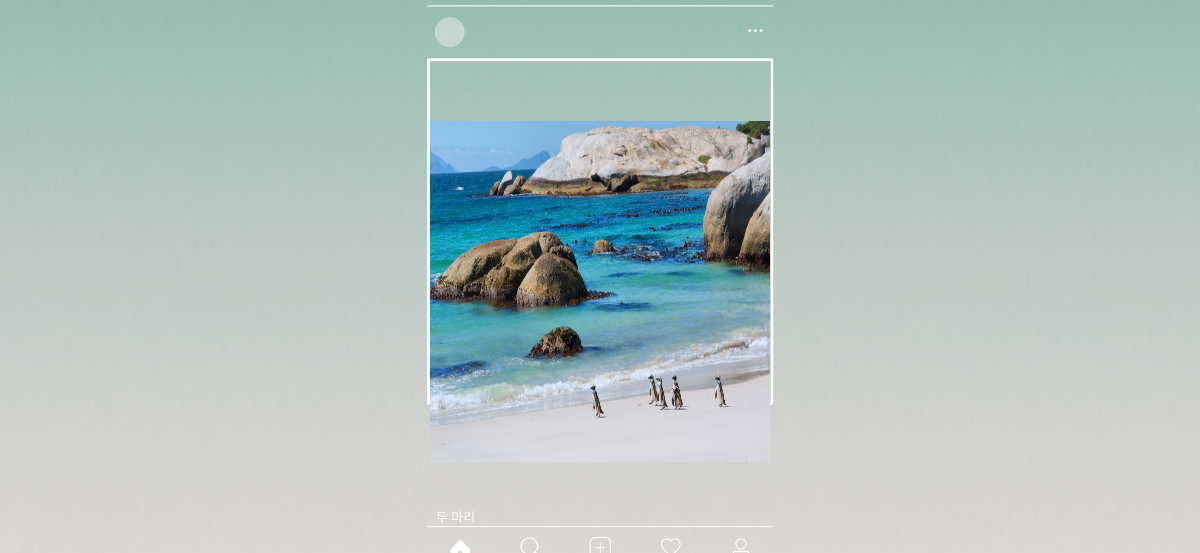
The app's page /blog/13 with its own data.
### loginapp/models.py (models this page shows, shortened)
class Blog(models.Model):
    title = models.CharField(max_length = 200)
    image = models.ImageField(upload_to = 'images/')
    pub_date = models.DateField('date published')
    body = models.TextField()

### loginapp/views.py (the view)
# urls.py: path('<int:blog_id>', views.detail, name="detail"),
def detail(request, blog_id):
    details = get_object_or_404(Blog, pk = blog_id)
    return render(request, 'detail.html', {'detail':details})

### loginapp/templates/detail.html (shortened to what this page needs)
{% load static %}
<!DOCTYPE html>
<html lang="ko">
<head>
    <link href="{% static 'css/detail.css' %}" type="text/css" rel="stylesheet">
</head>
<body>
    <img src="{{detail.image.url}}">
    <p>{{detail.body|linebreaksbr}}</p>
</body>
</html>

### loginapp/static/css/detail.css (style rules this page uses)
body { background: url(../frame_negative.png), url(../gra.jpg); background-size: 600px, cover; background-position: center; background-repeat: no-repeat; }
img { margin: auto; padding-top: 7.09rem; width: 21.3rem; height: 21.3rem; display: block; }
p { margin: auto; display: block; width: 21.3rem; margin-top: 2.8rem; padding-left: 0.8rem; color: white; font-family: 'NEXON Lv1 Gothic OTF Light'; font-size: 13px; }

### records on screen
Blog: image (picture), body "두 마리"
